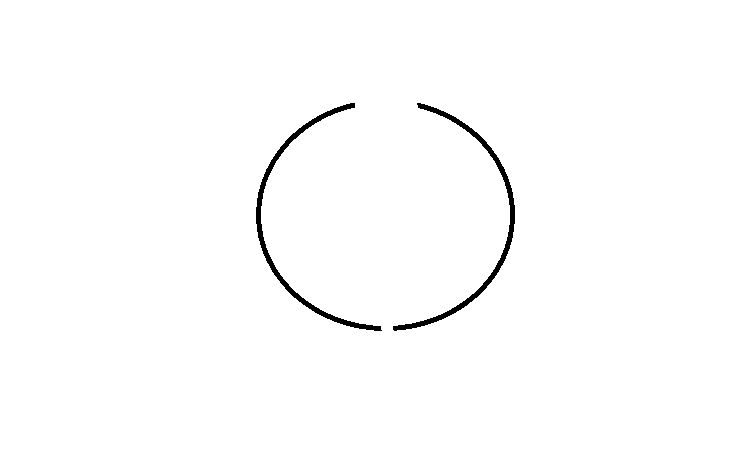
#> input picture detpts/image.png, 730 x 469 px, found by its file name
$ python detection_points.py
#> lines starting #> are read from the running program, lines starting #| are printed output that depends on the picture; after the words box and inside, x2 and y2 are one past the last pixel; in counts of white or black regions, pixels touching at a corner belong together; long printed decimals are rounded
import cv2
import numpy as np
from scipy.interpolate import splprep, splev
from scipy.optimize import root_scalar
import matplotlib.pyplot as plt
from scipy.integrate import quad
from math import sqrt
from skimage.morphology import skeletonize
import scipy.ndimage as ndi


# [25 lines left out: function contours_lineaire, not called in this run]

# Definitions des fonctions
def norme_carre(vecteur):      #norme au carré d'un vecteur de dimension 2
    return(vecteur[0] ** 2 + vecteur[1] ** 2)

def approx_morceaux(points, epsilon):
        start, end = np.array(points[0]), np.array(points[-1])
        #print("Start, end", start, end)
        line_vec = end - start
        line_len = np.linalg.norm(line_vec)
        line_unitvec = line_vec / line_len if line_len != 0 else line_vec

        distances = np.abs(np.cross(points - start, line_unitvec))
        max_distance_idx = np.argmax(distances)
        max_distance = distances[max_distance_idx]

        if max_distance < epsilon:
            return np.array([start, end])

        left = approx_morceaux(points[:max_distance_idx + 1], epsilon)
        right = approx_morceaux(points[max_distance_idx:], epsilon)
        return np.vstack((left[:-1], right))


# [44 lines left out: function approx_equidist, not called in this run]

# Fonction pour calculer la longueur d'arc
def arc_length(u, tck):
    dx, dy = splev(u, tck, der=1)
    return np.sqrt(dx**2 + dy**2)

# Calculer la longueur totale de la spline
def compute_total_length(tck):
    length_total, _ = quad(arc_length, 0, 1, args=(tck,))
    return length_total

# Trouver les valeurs de u correspondant à des longueurs cibles
# [90 lines left out: functions find_uniform_segments, get_segment_points, points_ojectifs, k_p_spline, not called in this run]


def trouve_starts(skeleton):
    """Identifie les extrémités et intersections d'un squelette."""
    structure = np.array([[1, 1, 1],
                          [1, 10, 1],
                          [1, 1, 1]])

    neighbors = ndi.convolve(skeleton.astype(int), structure, mode='constant', cval=0) - 10
    endpoints = np.argwhere((skeleton == 1) & (neighbors == 1))  # 1 voisin = extrémité
    #intersections = np.argwhere((skeleton == 1) & (neighbors >= 3))  # 3+ voisins = intersection

    starts = set(map(tuple, endpoints))
    return list(starts)


# [19 lines left out: function follow_contour, not called in this run]

def skeleton2contours(skeleton):
    starts = trouve_starts(skeleton)
    contours = []
    visited = set()
    for start in starts:
        stack = [start]
        contour = []

        while stack != []:
            x, y = stack.pop()
            if (x, y) not in visited:
                visited.add((x, y))
                contour.append((x, y))

                for dx in [-1, 0, 1]:
                    for dy in [-1, 0, 1]:
                        ny = y + dy
                        nx = x + dx
                        if (nx, ny) not in visited and skeleton[nx, ny]:
                            stack.append((nx, ny))
        if contour != []:
            contours.append(contour)
    return contours

# [15 lines left out: functions interpolate, plot_interpolate_contours, not called in this run]

def longueur_approx_morceaux(points):
    # si points a été obtenu à partir de approx_morceaux, renvoie la somme des longueurs des morceaux
    longueur = 0
    for i, point in enumerate(points):
        actuel = np.array(point)  # converti un tuple en np.array, qui supporte la soustraction
        if i > 0:
            longueur += np.linalg.norm(actuel - prec)
        prec = actuel
    return longueur

def raffiner_approx_affine(points, n):
    #si points a été obtenu à partir de approx_morceaux, permet de placer n points équidistants sur la forme approximée
    longueur = 0
    for i, point in enumerate(points):
        actuel = np.array(point)     #converti un tuple en np.array, qui supporte la soustraction
        if i > 0:
            longueur += np.linalg.norm(actuel - prec)
        prec = actuel
    longueur = longueur_approx_morceaux(points)
    longueur_segment = longueur / (n-1)
    longueur_restante = longueur_segment
    actuel = np.array(points[0])
    actuel = actuel.astype(np.float64)       #pour pouvoir gérer des opérations faisant intervenir des flottants
    #print(actuel.dtype)
    suivant = np.array(points[1])
    suivant = suivant.astype(np.float64)       #pour pouvoir gérer des opérations faisant intervenir des flottants
    i = 1       #numéro du point suivant
    direction = (suivant - actuel) / np.linalg.norm(suivant - actuel)
    nouveaux_points = [actuel]
    while i < len(points):
        if (np.linalg.norm(actuel - suivant) >= longueur_restante):   #on a la place de rajouter un point sur ce morceau
            actuel += longueur_restante * direction
            longueur_restante = longueur_segment
            #print(actuel)
            nouveaux_points = np.append(nouveaux_points, actuel)
            #print(nouveaux_points)
        else:           #pas la place de rajouter un point sur le morceau
            i += 1  #on passe au morceau suivant
            if i < len(points) - 1:     #il reste encore au moins un morceau
                longueur_restante -= np.linalg.norm(actuel - suivant)
                #print(suivant.dtype)
                actuel = suivant
                suivant = points[i]
                suivant = suivant.astype(np.float64)
                direction = (suivant - actuel) / np.linalg.norm(suivant - actuel)
    return nouveaux_points

def plot_aiguilles(skeleton, n, epsilon):
    # Plot les aiguilles avec n points par groupe (n fixe, idetique pour chaque groupe)
    contours = skeleton2contours(skeleton)
    for contour in contours:
        points = approx_morceaux(contour,epsilon)
        points_raffines = raffiner_approx_affine(points,n)
        #print(points_raffines)
        x = np.array([])
        y = np.array([])
        i = 0
        while i < len(points_raffines) - 1:
            x = np.append(x,points_raffines[i])
            y = np.append(y, points_raffines[i+1])
            i+=2
        plt.scatter(x, y, color="red")  # Points rouges
        plt.plot(x, y, linestyle="dashed", color="blue")  # Relie les points

    plt.xlabel("X")
    plt.ylabel("Y")
    plt.axis("equal")
    plt.title("Positions aiguilles")
    plt.grid()
    plt.show()


def plot_aiguilles_pondere(skeleton, ntot, epsilon):
    # Plot les aiguilles avec ntot aiguilles en tout par groupe, le nombre d'aiguilles d'un groupe dépend de sa longueur
    #De par les arrondis, il est possible que le nombre d'aiguilles total légèrement différent de ntot
    contours = skeleton2contours(skeleton)
    longueur_totale = 0
    contour_simplifie = []
    longueurs = []
    for contour in contours:
        #print("Je regarde un contour")
        points = approx_morceaux(contour, epsilon)
        contour_simplifie.append(points)
        l_contour = longueur_approx_morceaux(points)
        longueur_totale += l_contour
        longueurs.append(l_contour)
    for i, points in enumerate(contour_simplifie):
        """print(i)
        print(longueurs[i])
        print(longueur_totale)
        print(longueurs[i] / longueur_totale)
        print(ntot)
        print(round(ntot * (longueurs[i] / longueur_totale)))"""
        points_raffines = raffiner_approx_affine(points, round(ntot * (longueurs[i] / longueur_totale)))
        # print(points_raffines)
        x = np.array([])
        y = np.array([])
        i = 0
        while i < len(points_raffines) - 1:
            x = np.append(x, points_raffines[i])
            y = np.append(y, points_raffines[i + 1])
            i += 2
        plt.scatter(x, y, color="red")  # Points rouges
        plt.plot(x, y, linestyle="dashed", color="blue")  # Relie les points
        print(points_raffines)
    plt.xlabel("X")
    plt.ylabel("Y")
    plt.axis("equal")
    plt.title("Positions aiguilles pondéré")
    plt.grid()
    plt.show()

def plot_aiguilles_longueur(skeleton, l, epsilon):
    #Affiche la position des aiguilles avec un espacement d'au moins l entre les aiguilles (aussi proche que possible)
    contours = skeleton2contours(skeleton)
    for contour in contours:
        points = approx_morceaux(contour, epsilon)
        longueur = longueur_approx_morceaux(points)
        points_raffines = raffiner_approx_affine(points, int(longueur / l))
        print(int(longueur / l ))
        # print(points_raffines)
        x = np.array([])
        y = np.array([])
        i = 0
        while i < len(points_raffines) - 1:
            x = np.append(x, points_raffines[i])
            y = np.append(y, points_raffines[i + 1])
            i += 2
        plt.scatter(x, y, color="red")  # Points rouges
        plt.plot(x, y, linestyle="dashed", color="blue")  # Relie les points

    plt.xlabel("X")
    plt.ylabel("Y")
    plt.axis("equal")
    plt.title("Positions aiguilles")
    plt.grid()
    plt.show()

#Début du main


n_points_par_groupe = 10    #nombre d'aiguilles par groupe, pour plot_aiguilles
n_points_tot = 12           #nombre d'aiguilles totales, pour plot_aiguilles_pondere
epsilon = 0.1            #tolérance dans approx_morceaux; esp grand = calcul rapide mais découpe moins précise
longueur_plt_aig_l = 12            #espacement entre les aiguilles pour plot_aiguilles_longueur
afficher_squelette = True
afficher_im_init = True
afficher_contours = True
afficher_splines = True

# Charger l'image
image_pre_sym = cv2.imread("C:\\Users\\debri\\OneDrive\\Bureau\\ENSTA\\PIE\\premier_jet_python\\image.png", cv2.IMREAD_GRAYSCALE)
#> image_pre_sym: shape (469, 730); 99% white; 2 black regions, box (x1, y1, x2, y2) and area: (256, 103, 382, 331) 1713, (393, 103, 515, 331) 1696
image = np.flipud(image_pre_sym) #la position des aiguilles apparaît inversée en y sinon
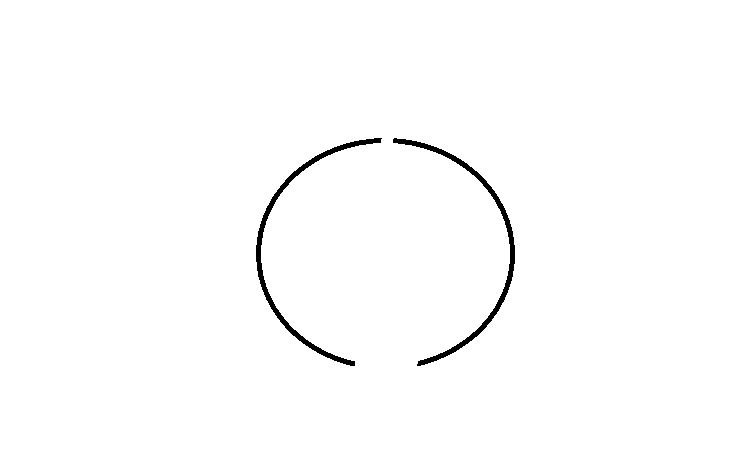
#> image: shape (469, 730); 99% white; 2 black regions, box (x1, y1, x2, y2) and area: (256, 138, 382, 366) 1713, (393, 138, 515, 366) 1696
image = np.transpose(image)
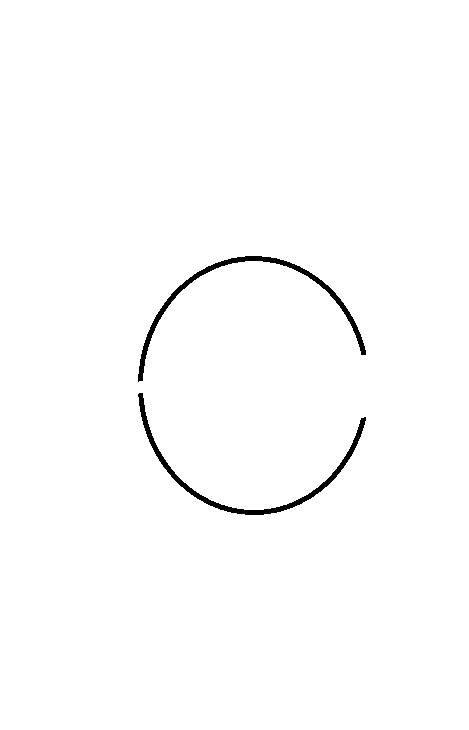
#> image: shape (730, 469); 99% white; 2 black regions, box (x1, y1, x2, y2) and area: (138, 256, 366, 382) 1713, (138, 393, 366, 515) 1696
# Afficher l'image originale
if afficher_im_init:
    plt.imshow(image_pre_sym, cmap='gray')
    plt.title("Image d'origine")
    plt.show()

#squeletonize
invert = cv2.bitwise_not(image)   #noir devient blanc et vice-versa
skeleton = skeletonize(invert)
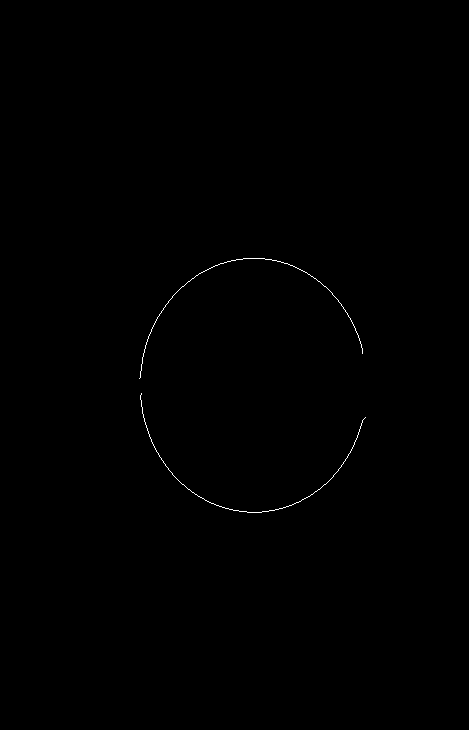
#> skeleton: shape (730, 469) bool; 0.18% white in thin lines or dots, all inside (x1, y1, x2, y2) = (139, 258, 366, 513)
plot_aiguilles(skeleton, n_points_par_groupe, epsilon)
#> in trouve_starts, `endpoints = np.argwhere((skeleton == 1) & (neighbors == 1))`: endpoints = [[353, 362], [378, 139], [393, 141], [417, 365]]
#> in trouve_starts, `starts = set(map(tuple, endpoints))`: starts = 4 items
#> in skeleton2contours, `starts = trouve_starts(skeleton)`: starts = [(353, 362), (417, 365), (393, 141), (378, 139)]
#> the loop in skeleton2contours, `for start in starts:` made 4 passes
#> after the loop in skeleton2contours, `for start in starts:`: contours = 2 items; visited = 605 items
#> in plot_aiguilles, `contours = skeleton2contours(skeleton)`: contours = 2 items
#> the loop in plot_aiguilles, `for contour in contours:` made 2 passes
#> in plot_aiguilles, `plt.show()`:
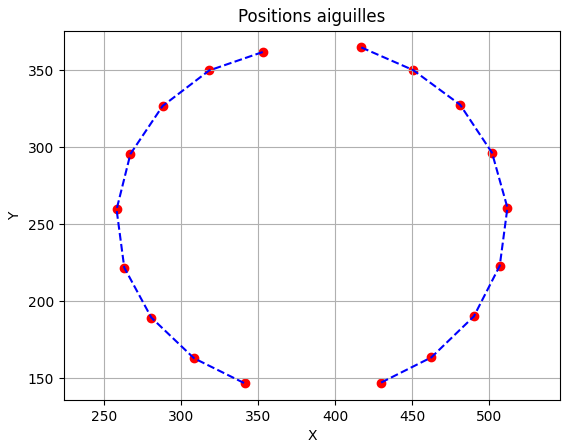
#> figure drawn by matplotlib, 1 panel
plot_aiguilles_pondere(skeleton, n_points_tot, epsilon)
#> the loop in skeleton2contours (call 2), `for start in starts:` made 4 passes
#> the loop in plot_aiguilles_pondere, `for contour in contours: #print("Je regarde un contour")` made 2 passes
#> the loop in plot_aiguilles_pondere, `for i, points in enumerate(contour_simplifie):` made 2 passes
#| [353.         362.         293.760 332.         260.
#|  274.762 268.660 208.340 314.618 159.        ]
#| [417.         365.         475.460 333.         509.
#|  275.494 502.         209.163 456.305 159.305]
#> in plot_aiguilles_pondere, `plt.show()`:
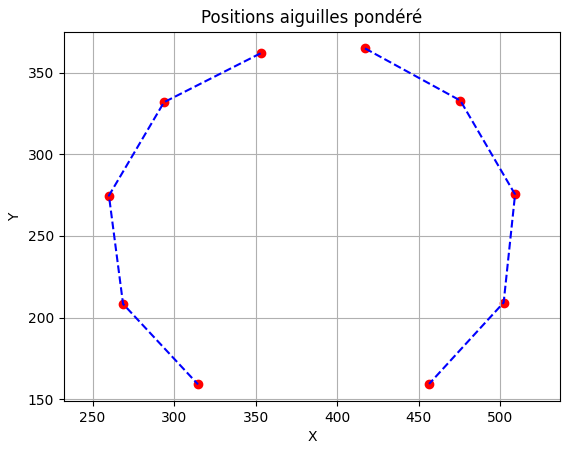
#> figure drawn by matplotlib, 1 panel
plot_aiguilles_longueur(skeleton, longueur_plt_aig_l, epsilon)
#> the loop in plot_aiguilles_longueur, `for contour in contours:` made 2 passes
#| 29
#| 29
#> in plot_aiguilles_longueur, `plt.show()`:
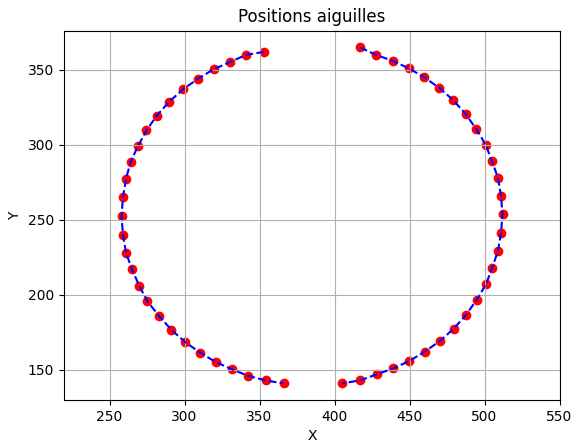
#> figure drawn by matplotlib, 1 panel
#fin de ce qui est utile


#plot_interpolate_contours(skeleton)
#print(skeleton)

if afficher_squelette:
    # display results
    fig, axes = plt.subplots(nrows=1, ncols=2, figsize=(8, 4), sharex=True, sharey=True)

    ax = axes.ravel()

    ax[0].imshow(image, cmap=plt.cm.gray)
    ax[0].axis('off')
    ax[0].set_title('original', fontsize=20)

    ax[1].imshow(skeleton, cmap=plt.cm.gray)
    ax[1].axis('off')
    ax[1].set_title('skeleton', fontsize=20)

# [12 lines of commented-out code are left out]
"""
# Détection des contours
contours, _ = cv2.findContours(binary, cv2.RETR_TREE, cv2.CHAIN_APPROX_SIMPLE)

# debug 1 : contours avant la linéarisation
if afficher_contours:
    print(f"Nombre de contours détectés début: {len(contours)}")
    for i, contour in enumerate(contours):
        # Dessiner le contour sur une copie de l'image
        contour_image = cv2.drawContours(np.zeros_like(image), [contour], -1, (255, 255, 255), 1)
        plt.imshow(contour_image, cmap='gray')
        plt.title(f"Contour {i}")
        plt.show()


# [8 lines of commented-out code are left out]

if afficher_splines:
# Créer un graphique pour afficher les résultats
    plt.figure(figsize=(8, 8))

x_aiguilles = [[0 for j in range(n_points_par_groupe)] for i in range(len(contours))]
y_aiguilles = [[0 for j in range(n_points_par_groupe)] for i in range(len(contours))]

# Pour l'affichage des splines interpolées
point_par_spline = 100
x_splines = [0 for _ in range(point_par_spline)]
y_splines = [0 for _ in range(point_par_spline)]
# Itérer sur tous les contours détectés
for i, contour in enumerate(contours):
    # print("J'existe avec un i = ", i)
    if i>=0:        #on n'ignore plus le fond
        #print("Contour :", contour)
        # Simplifier chaque contour
        #               epsilon = 0.01 * cv2.arcLength(contour, True)
        #               simplified_contour = cv2.approxPolyDP(contour, epsilon, True)
        # print("J'existe!")

        # Vérifier la forme de simplified_contour
        # if True | (simplified_contour.shape[0] > 1):  # Pour éviter les contours trop petits
        if True:            #pour l'indentation
            # print("J'existe encore!")
            # Extraire les coordonnées x et y des points simplifiés
            IL Y AVAIT TROIS GUILLEMETS x = contour[:, 0, 0]
            y = contour[:, 0, 1]

            # Approximation par spline
            tck, u = splprep([x, y], s=0)
            segment_points = get_segment_points(tck, n_points_par_groupe - 1)       #pour compenser un +1 qq part

            IL Y AVAIT TROIS GUILLEMETS
            points_equidist = approx_equidist(contour, n_points_par_groupe)
            # [6 lines of commented-out code are left out]
            j = 0
            seuil = 1300
            #seuil = 0
            ecart_min = seuil * 2
            dx = 0
            dy = 0
            for point in points_equidist:
                # print(i)
                for k in range(j):
                    dx = point[0][0] - x_aiguilles[i][k]
                    dy = point[0][1] - y_aiguilles[i][k]
                    ecart = dx ** 2 + dy ** 2
                    if ecart < ecart_min:
                        ecart_min = ecart
                    #print(dx, dy)
                if (j == 0) or ecart_min >= seuil:
                    x_aiguilles[i][j] = point[0][0] # abscisse du j ième point du groupe i
                    y_aiguilles[i][j] = point[0][1]       # ordonnée du j-ième point du groupe i
                    j += 1
                #else:
                    #print(ecart_min)
            #Visualisation splines calculées
            IL Y AVAIT TROIS GUILLEMETS
            for j in range(len(points_equidist) - 1):
                x1 = points_equidist[j][0]
                x2 = points_equidist[j + 1][0]
                y1 = points_equidist[j][1]
                y2 = points_equidist[j + 1][1]
                for i in range(point_par_spline - 1):
                    x_splines[i] = x1 + i * 1/point_par_spline * (x2 - x1)
                    t_x = (1 - (x_splines[i]- x1) / (x2 - x1))
                    a = k_p[j] * (x2 - x1) - (y2 - y1)
                    b = - k_p[j+1] * (x2- x1) + (y2 - y1)
                    y_splines[i] = (1 - t_x) * y1 + t_x * y2 + t_x * (1- t_x) * ((1-t_x) * a + t_x * b)
            IL Y AVAIT TROIS GUILLEMETS ICI
            # Générer les points de la spline
            IL Y AVAIT TROIS GUILLEMETS ICI
            if afficher_splines:
                spline_points = splev(np.linspace(0, 1, 100), tck)
                plt.plot(spline_points[0], spline_points[1], '-', label='Spline approximée')
            IL Y AVAIT TROIS GUILLEMETS ICI
            # Affichage des résultats
            # plt.plot(decoupe_par_morceaux[0], decoupe_par_morceaux[1], 'x', label = 'Découpe par morceaux')
            #plt.plot(x, y, 'o', label='Contour simplifié')

IL Y AVAIT TROIS GUILLEMETS ICI


# [14 lines of commented-out code are left out]
IL Y AVAIT TROIS GUILLEMETS
fig, ax = plt.subplots()

# Dessiner tous les segments possibles entre list1 et list2
for i in range(len(x_aiguilles[0])):      # parcours des somets du groupe 1
    for j in range(len(x_aiguilles[1])):       # parcours des sommets du groupe 2
        # Tracer une ligne entre point1 (de list1) et point2 (de list2)
        #print("Coucou")
        #ax.plot([x_aiguilles[0][i], x_aiguilles[1][j]], [y_aiguilles[0][i], y_aiguilles[1][j]], 'k-', lw=0.5)
        ax.plot(x_splines[i], y_splines[i], 'k-', lw=0.5)


# Ajouter des points pour visualiser les deux listes
ax.scatter(x_aiguilles[0][:], y_aiguilles[0][:], color='blue', label='Points du groupe 1')
ax.scatter(x_aiguilles[1][:], y_aiguilles[1][:], color='red', label='Points du groupe 2')

# Étiquettes et titre
ax.set_xlabel('X')
ax.set_ylabel('Y')
ax.set_title('Segments entre deux listes de points')

# Ajouter une légende
ax.legend()

# Afficher la fenêtre avec matplotlib
plt.show()
"""
